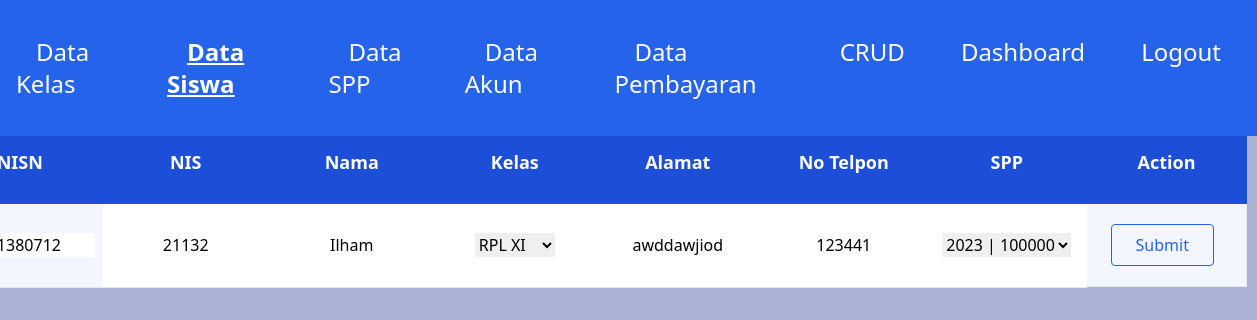
/pages/CRUD/edit_page/siswa.php?id=231380712 (signed in), run on the app's committed database.
### tables this page shows
CREATE TABLE `data_siswa` (
  `nisn` char(10) NOT NULL,
  `nis` char(8) NOT NULL,
  `nama` varchar(35) NOT NULL,
  `id_kelas` int(11) NOT NULL,
  `alamat` text NOT NULL,
  `no_telp` varchar(13) NOT NULL,
  `id_spp` int(11) NOT NULL,
  `id_akun` int(11) NOT NULL
);

### pages/CRUD/edit_page/siswa.php (the view, shortened to what this page needs)
<!DOCTYPE html>
<html lang="en">
  <head>
    <link href="../../../dist/output.css" rel="stylesheet" />
  </head>
  <body class="flex min-h-screen bg-blue-light">
  <nav class="fixed min-w-full">
      <div style="justify-content:space-between;" class="flex min-w-full px-4 py-5 bg-blue-600 py-auto w-fit">
        <ul class="flex gap-4 py-4 text-white text-m">
            <li><a class="px-5 text-2xl hover:underline" href="../data_kelas.php"><span class="sr-only">(current)</span>Data Kelas</a></li>
            <li><a class="px-5 text-2xl font-bold underline" href="../data_siswa.php">Data Siswa</a></li>
            <li><a class="px-5 text-2xl first-letter hover:underline " href="../data_spp.php">Data SPP</a></li>
            <li><a class="px-5 text-2xl hover:underline" href="../data_akun.php">Data Akun</a></li>
            <li><a class="px-5 text-2xl hover:underline" href="../data_pembayaran.php">Data Pembayaran</a></li>
        </ul>
        <div class="right-0 flex gap-4 ">
             <ul class="flex gap-4 py-4 text-white text-m">
                <li><a class="px-5 text-2xl hover:underline" href="../../../CRUD/index.php">CRUD</a></li>
                <li><a class="px-5 text-2xl hover:underline" href="../../dashboard/index.php">Dashboard</a></li>
                <li><a class="px-5 text-2xl hover:underline" href="../../../login/logout.php">Logout</a></li>
             </ul>
         </div>
      </div>
    </nav>
    <section class="flex justify-center min-w-full lg:py-[120px]">
    <div class="container ">
        <div class="flex flex-wrap justify-center">
            <div class="">
                <div class="max-w-full">
                <form action="../edit/siswa.php" method="POST">
                    <table class="w-[1440px] table-auto">
                        <thead>
                            <tr class="text-center bg-blue-700">
                                <th class="w-1/6 min-w-[160px] text-lg font-semibold text-white py-4 lg:py-7 px-3 lg:px-4">
                                    NISN
                                </th>
                                <th class="w-1/6 min-w-[160px] text-lg font-semibold text-white py-4 lg:py-7 px-3 lg:px-4">
                                    NIS
                                </th>
                                <th class="w-1/6 min-w-[160px] text-lg font-semibold text-white py-4 lg:py-7 px-3 lg:px-4">
                                    Nama
                                </th>
                                <th class="w-1/6 min-w-[160px] text-lg font-semibold text-white py-4 lg:py-7 px-3 lg:px-4">
                                    Kelas
                                </th>
                                <th class="w-1/6 min-w-[160px] text-lg font-semibold text-white py-4 lg:py-7 px-3 lg:px-4">
                                    Alamat
                                </th>
                                <th class="w-1/6 min-w-[160px] text-lg font-semibold text-white py-4 lg:py-7 px-3 lg:px-4">
                                    No Telpon
                                </th>
                                <th class="w-1/6 min-w-[160px] text-lg font-semibold text-white py-4 lg:py-7 px-3 lg:px-4">
                                    SPP
                                </th>
                                <th class="w-1/6 min-w-[160px] text-lg font-semibold text-white py-4 lg:py-7 px-3 lg:px-4 border-r border-transparent">
                                    Action
                                </th>
                            </tr>
                        </thead>
                        <tbody>
                            <?php
                                require("../../../connection.php");
                                $id = $_GET["id"];
                                $query = mysqli_query($conn,"SELECT * FROM `data_siswa` WHERE nisn=$id");
                                while($row = mysqli_fetch_array($query)){
                            ?>
                            <tr>
                                <td class="text-center text-dark font-medium text-base py-5 px-2 bg-[#F3F6FF] border-b border-[#E8E8E8]">
                                <input type="text" name="nisn" class="max-w-[150px] text-center" value="<?php echo $row["nisn"] ?>" readonly/>
                                </td>
                                <td class="text-center text-dark font-medium text-base py-5 px-2 bg-white border-b border-[#E8E8E8]">
                                   <input type="text" name="nis" class="max-w-[150px] text-center" value="<?php echo $row["nis"] ?>" />
                                </td>
                                <td class="text-center text-dark font-medium text-base py-5 px-2 bg-white border-b border-[#E8E8E8]">
                                   <input type="text" name="nama" class="max-w-[150px] text-center" value="<?php echo $row["nama"] ?>" />
                                </td>
                                <?php }?>
                                <td class="text-center text-dark font-medium text-base py-5 px-2 bg-white border-b border-[#E8E8E8]">
                                    <select name="kelas">
                                        <?php
                                            $id = $_GET["id"];
                                            $query_siswa = mysqli_query($conn,"SELECT `id_kelas` FROM `data_siswa` WHERE nisn = $id");
                                            $row_kelas = mysqli_fetch_array($query_siswa);
                                            $query_kelas = mysqli_query( $conn,"SELECT * FROM `data_kelas`");
                                            while($rows = mysqli_fetch_array($query_kelas)){
                                                $id_kelas_dataKelas = $rows["id_kelas"];
                                                $nama_kelas_dataKelas = $rows["nama_kelas"];
                                            $selected = ($id_kelas_dataKelas == $row_kelas["id_kelas"]) ? 'selected="selected"' : '';
                                        ?>
                                        <option value="<?php echo $id_kelas_dataKelas ?>" <?php echo $selected ?>><?php echo $nama_kelas_dataKelas ?></option>
                                        <?php } ?>
                                    </select>
                                </td>
                                <?php
                                require("../../../connection.php");
                                $id = $_GET["id"];
                                $query = mysqli_query($conn,"SELECT * FROM `data_siswa` WHERE nisn=$id");
                                while($row = mysqli_fetch_array($query)){
                            ?>
                                <td class="text-center text-dark font-medium text-base py-5 px-2 bg-white border-b border-[#E8E8E8]">
                                   <input type="text" name="alamat" class="max-w-[150px] text-center" value="<?php echo $row["alamat"] ?>" />
                                </td>
                                <td class="text-center text-dark font-medium text-base py-5 px-2 bg-white border-b border-[#E8E8E8]">
                                   <input type="text" name="no_telp" class="max-w-[150px] text-center" value="<?php echo $row["no_telp"] ?>" />
                                </td>
                                <td class="text-center text-dark font-medium text-base py-5 px-2 bg-white border-b border-[#E8E8E8]">
                                <select name="id_spp" class="">
                                <?php
                                    require("../../../connection.php");
                                    $query = mysqli_query($conn,"SELECT * FROM `data_spp`");
                                    while($row = mysqli_fetch_array($query)){
                                        $account_id = $row['id_spp'];
                                        $nominal_spp = $row['nominal'];
                                        $tahun_spp = $row['tahun'];
                                ?>
                                    <option value="<?php echo $account_id; ?>" ><?php echo $tahun_spp?> | <?php echo $nominal_spp ?> </option>
                                <?php } ?>
                                </select>
                                </td>
                                <td class="text-center flex items-center justify-center text-dark font-medium text-base py-5 px-2 bg-[#F3F6FF] border-b border-r border-[#E8E8E8]">
                                        <button type="submit" class="inline-block px-6 py-2 mr-2 text-blue-600 border border-blue-600 rounded hover:bg-blue-600 hover:text-white">
                                            Submit
                                        </button>
                                    </td>
                            </tr>
                           <?php } ?>
                        </tbody>
                    </table>
                </form>
                </div>
            </div>
        </div>
    </div>
    </section>
  </body>
</html>

### data on the page
data_siswa: nisn "231380712", nis "21132", nama "Ilham", alamat "awddawjiod", no_telp "123441"

### other printed values
form field kelas "RPL XI"
form field id_spp "2023 | 100000"
